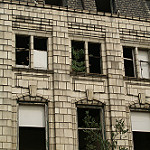
#> input picture dataset_full/Building/10485.jpg, 150 x 150 px
$ python -i feature_extract.py   (imports and definitions only)   (older library calls are emulated)
#> lines starting #> are read from the running program, lines starting #| are printed output that depends on the picture; after the words box and inside, x2 and y2 are one past the last pixel; in counts of white or black regions, pixels touching at a corner belong together
#> further down, picture is the input picture: shape (150, 150, 3); mean B, G, R 95.5, 114.4, 122.9
import mahotas as mt
import cv2

# Feature Extraction Methods

# Texture Using Haralick
def Texture_Extraction(img):
    img = cv2.cvtColor(img, cv2.COLOR_BGR2GRAY)
    textures = mt.features.haralick(img)
    return textures.flatten()                    # Reshaping features of each image in one row

# Shape using HuMoments
def Shape_Extraction(img):
    img = cv2.cvtColor(img, cv2.COLOR_BGR2GRAY)
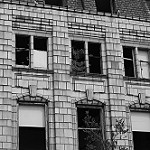
#> img: shape (150, 150); min 0, max 253, mean 114.8
    _,im1 = cv2.threshold(img, 128, 255, cv2.THRESH_BINARY)
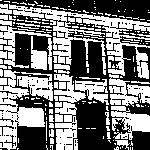
#> im1: shape (150, 150); 48.6% white; 194 white regions (150 under 20 px), largest, box (x1, y1, x2, y2) and area: (9, 4, 150, 79) 2829, (0, 70, 45, 150) 1565, (54, 74, 86, 150) 1136
    # centre moments
    moment = cv2.moments(im1)
#> moment = moments, m00 2789190, centre m10/m00, m01/m00 = (69.65, 75.94)
    # hu moments
    huMoment = cv2.HuMoments(moment)
#> huMoment = [0.00128, 2.34e-08, 5.04e-11, 1.57e-12, 1.13e-23, 2.32e-16, 8.16e-24]
    return huMoment.flatten()                    # Reshaping features of each image in one row

# Color using Color Histogram
def Color_Extraction(img):
    HSV_image=cv2.cvtColor(img, cv2.COLOR_BGR2HSV)
    #for i, col in enumerate(['b', 'g', 'r']):
    hist = cv2.calcHist([HSV_image], [0,1,2], None, [25,25,25], [0,256,0,256,0,256])
    cv2.normalize(hist,hist)
    hist=hist.flatten()                          # Reshaping features of each image in one row
    return hist

>>> import cv2
>>> picture = cv2.imread('dataset_full/Building/10485.jpg')
>>> result = Shape_Extraction(picture)
#> result has the same summary as huMoment in Shape_Extraction

$ run again, on dataset_full/Building/1064.jpg
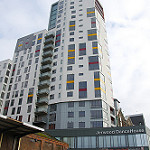
#> input picture dataset_full/Building/1064.jpg, 150 x 150 px
#> picture is the input picture: shape (150, 150, 3); mean B, G, R 162.5, 159.9, 157.1
#> in Shape_Extraction, `img = cv2.cvtColor(img, cv2.COLOR_BGR2GRAY)`:
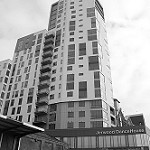
#> img: shape (150, 150); min 0, max 255, mean 159.3
#> in Shape_Extraction, `_,im1 = cv2.threshold(img, 128, 255, cv2.THRESH_BINARY)`:
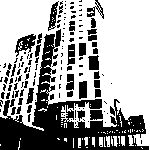
#> im1: shape (150, 150); 63.5% white; 132 black regions (97 under 20 px), largest, box (x1, y1, x2, y2) and area: (0, 29, 149, 150) 5464, (15, 34, 36, 57) 225, (48, 1, 59, 31) 143
#> moment = moments, m00 3645480, centre m10/m00, m01/m00 = (81.62, 59.43)
#> huMoment = [0.00097, 4.63e-08, 4.43e-11, 1.08e-11, -1.81e-22, -9.26e-16, 1.49e-22]
#> result has the same summary as huMoment in Shape_Extraction

$ run again, on dataset_full/Building/112.jpg
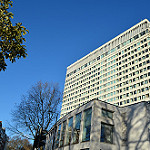
#> input picture dataset_full/Building/112.jpg, 150 x 150 px
#> picture is the input picture: shape (150, 150, 3); mean B, G, R 153.5, 126.3, 95.9
#> in Shape_Extraction, `img = cv2.cvtColor(img, cv2.COLOR_BGR2GRAY)`:
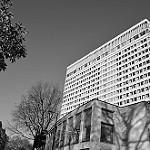
#> img: shape (150, 150); min 0, max 255, mean 120.3
#> in Shape_Extraction, `_,im1 = cv2.threshold(img, 128, 255, cv2.THRESH_BINARY)`:
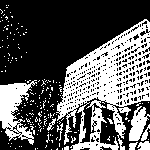
#> im1: shape (150, 150); 35.2% white; 189 white regions (181 under 20 px), largest, box (x1, y1, x2, y2) and area: (56, 19, 150, 150) 5601, (0, 80, 37, 145) 1167, (129, 106, 150, 141) 403
#> moment = moments, m00 2018325, centre m10/m00, m01/m00 = (91.21, 92.96)
#> huMoment = [0.0014, 2.97e-07, 9.44e-10, 2.36e-10, 1.1e-19, 1.04e-13, -2.18e-20]
#> result has the same summary as huMoment in Shape_Extraction

$ run again, on dataset_full/Building/11605.jpg
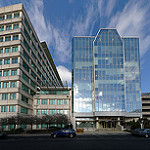
#> input picture dataset_full/Building/11605.jpg, 150 x 150 px
#> picture is the input picture: shape (150, 150, 3); mean B, G, R 122.2, 108.5, 94.5
#> in Shape_Extraction, `img = cv2.cvtColor(img, cv2.COLOR_BGR2GRAY)`:
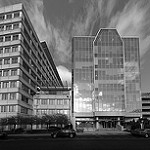
#> img: shape (150, 150); min 0, max 255, mean 105.9
#> in Shape_Extraction, `_,im1 = cv2.threshold(img, 128, 255, cv2.THRESH_BINARY)`:
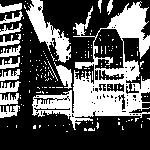
#> im1: shape (150, 150); 35.6% white; 168 white regions (152 under 20 px), largest, box (x1, y1, x2, y2) and area: (32, 1, 150, 130) 5008, (26, 0, 71, 63) 988, (54, 62, 72, 89) 234
#> moment = moments, m00 2044590, centre m10/m00, m01/m00 = (79.68, 67.43)
#> huMoment = [0.00155, 1.22e-07, 1.32e-10, 1.24e-10, 6.6e-22, 1.36e-15, -1.59e-20]
#> result has the same summary as huMoment in Shape_Extraction
